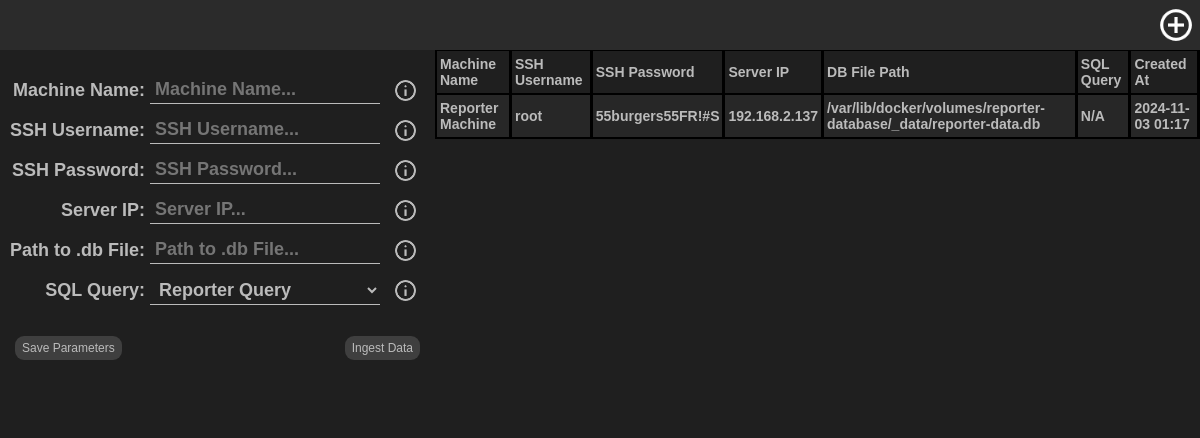
Page /1/userhome/ingest/ (signed in) on the committed database.
### website/models.py (models this page shows)
class RemoteMachine(db.Model):
    __tablename__ = 'remote_machine'
    id = db.Column(db.Integer, primary_key=True)
    author_id = db.Column(db.Integer, db.ForeignKey('user.id'))
    machine_name = db.Column(db.String(255), default='New Machine')
    machine_username = db.Column(db.String(255))
    machine_password = db.Column(db.String(1000))
    machine_ip = db.Column(db.String(255))
    machine_file_path = db.Column(db.String(255))
    machine_query = db.Column(db.Integer, db.ForeignKey('ingest_query.id'))
    created_at = db.Column(db.DateTime, default=datetime.utcnow)
    updated_at = db.Column(db.DateTime, default=datetime.utcnow, onupdate=datetime.utcnow)

### website/user.py (the view)
@user.route('/<username>/userhome/ingest/')
@login_required
@role_required('user')
def user_ingest(username):
    queries = IngestQuery.query.all()
    remote_machines = RemoteMachine.query.filter_by(author_id=current_user.id).all()
    return render_template('user-ingest.html', username=username, queries=queries, remote_machines=remote_machines)

### website/templates/user-ingest.html (shortened to what this page needs)
{% extends 'user-base2.html' %}
{% block css %}
  <link rel="stylesheet" href="{{ url_for('static', filename='css/user-ingest.css') }}">
{% endblock %}
{% block top_left %}
  <a class="back-icon" href="{{ url_for('user.user_home', username=username) }}"></a>
{% endblock %}
{% block top_right %}
  <a class="new-ingest-query" href="{{ url_for('user.user_ingest_query', username=current_user.username) }}"></a>
{% endblock %}
{% block main %}
<main>
  <form class="main-form" id="mainForm" action="{{ url_for('user.handle_ingest', username=current_user.username) }}" method="POST">
    <div class="label-input-group top-item">
      <label for="machine_name">Machine Name:</label>
      <input type="text" id="machine_name" name="machine_name" placeholder="Machine Name..." required>
      <div class="info-div"></div>
    </div>
    <div class="label-input-group">
      <label for="username">SSH Username:</label>
      <input type="text" id="username" name="username" placeholder="SSH Username..." required>
      <div class="info-div"></div>
    </div>
    <div class="label-input-group">
      <label for="password">SSH Password:</label>
      <input type="password" id="password" name="password" placeholder="SSH Password..." required>
      <div class="info-div"></div>
    </div>
    <div class="label-input-group">
      <label for="ip">Server IP:</label>
      <input type="text" id="ip" name="ip" placeholder="Server IP..." required>
      <div class="info-div"></div>
    </div>
    <div class="label-input-group">
      <label for="db_file_path">Path to .db File:</label>
      <input type="text" id="db_file_path" name="db_file_path" placeholder="Path to .db File..." required>
      <div class="info-div"></div>
    </div>
    <div class="label-input-group">
      <label for="sql_query">SQL Query:</label>
      <select name="sql_query" id="sql_query" required>
        {% for query in queries %}
          <option value="{{ query.sql_query }}">{{ query.name }}</option>
        {% endfor %}
      </select>
      <div class="info-div"></div>
    </div>
    <div class="submission-div">
      <input type="submit" id="saveButton" value="Save Parameters" onclick="setFormAction('save')">
      <input type="submit" id="ingestButton" value="Ingest Data" onclick="setFormAction('ingest')">
    </div>
  </form>
  <div class="table-div">
    <table>
      <thead>
        <tr>
          <th>
            <h4>Machine Name</h4>
          </th>
          <th>
            <h4>SSH Username</h4>
          </th>
          <th>
            <h4>SSH Password</h4>
          </th>
          <th>
            <h4>Server IP</h4>
          </th>
          <th>
            <h4>DB File Path</h4>
          </th>
          <th>
            <h4>SQL Query</h4>
          </th>
          <th>
            <h4>Created At</h4>
          </th>
        </tr>
      </thead>
      <tbody>
        {% for machine in remote_machines %}
          <tr onclick="populateForm(this)" oncontextmenu="showContextMenu(event, '{{ machine.id }}')">
            <td>
              <h4>{{ machine.machine_name }}</h4>
            </td>
            <td>
              <h4>{{ machine.machine_username }}</h4>
            </td>
            <td>
              <h4>{{ machine.machine_password }}</h4>
            </td>
            <td>
              <h4>{{ machine.machine_ip }}</h4>
            </td>
            <td>
              <h4>{{ machine.machine_file_path }}</h4>
            </td>
            <td>
              <h4>{{ machine.ingest_query.name if machine.ingest_query else 'N/A' }}</h4>
            </td>
            <td>
              <h4>{{ machine.created_at.strftime('%Y-%m-%d %H:%M') }}</h4>
            </td>
          </tr>
        {% else %}
          <tr>
            <td colspan="7">
              <h5>You have no saved machines.</h5>
            </td>
          </tr>
        {% endfor %}
      </tbody>
    </table>
  </div>
</main>
{% endblock %}

### website/templates/user-base2.html (shortened to what this page needs)
<!DOCTYPE html>
<html lang="en">
<head>
  {% block css %}{% endblock %}
  <link rel="stylesheet" href="{{ url_for('static', filename='css/user-base2.css') }}">
</head>
<body {% if current_user and current_user.theme %} class="dark-mode" {% endif %}>
  <header>
    {% block top_left %}{% endblock %}
    {% block top_right %}{% endblock %}
  </header>
  {% block main %}{% endblock %}
</body>
</html>

### website/static/css/user-ingest.css (style rules this page uses)
:root { --navbar: #d4d4d4; --bg-color: #ffffff; --resize-handle: #00000049; --navbar-hovers: #a8a8a8; --navbar-text-color: #1f1f1f; --popup-bg-color: #000000c0; --table-odds: #ffffff; --table-evens: #d6d6d6; --table-text: #2b2b2b; --back-icon: url('../images/back-icon-black.png'); --create-ingest-query: url('../images/create-ingest-query-black.png'); --info-icon: url('../images/info-light.png'); --add-dude-btn: #b4b4b4; --black-white: #979797; --bg-error: rgba(255, 0, 0, 0.479); --text-error: rgb(102, 0, 0); --bg-warning: rgba(255, 160, 0, 0.479); --text-warning: rgb(160, 109, 0); --bg-success: rgba(102, 255, 0, 0.479); --text-success: rgb(59, 160, 0); }
body.dark-mode { --navbar: #2b2b2b; --bg-color: #1f1f1f; --resize-handle: #ffffff49; --navbar-hovers: #555555; --navbar-text-color: #ffffff; --popup-bg-color: #b8b8b89c; --table-odds: #272727; --table-evens: #3f3f3f; --table-text: #bbbbbb; --back-icon: url('../images/back-icon-white.png'); --create-ingest-query: url('../images/create-ingest-query-white.png'); --info-icon: url('../images/info-dark.png'); --add-dude-btn: #383838; --black-white: #000000; --bg-error: rgba(252, 95, 95, 0.589); --text-error: rgb(255, 171, 171); --bg-warning: rgba(252, 189, 95, 0.589); --text-warning: rgb(255, 228, 171); --bg-success: rgba(139, 252, 95, 0.589); --text-success: rgb(209, 255, 171); }
header .back-icon { background-image: var(--back-icon); background-repeat: no-repeat; background-position: center center; background-size: 48px; height: 40px; width: 40px; border-radius: 10px; }
.new-ingest-query { background-image: var(--create-ingest-query); background-repeat: no-repeat; background-position: center center; background-size: 38px; height: 40px; width: 40px; border-radius: 10px; margin: 0 9px 0 0; text-decoration: none; }
main { background-color: var(--bg-color); height: 100%; margin: 50px 0 0 0; display: flex; }
.main-form { display: flex; flex-direction: column; width: 30%; align-items: end; min-width: 435px; }
.label-input-group { display: flex; align-items: center; }
.top-item { margin: 20px 0 0 0; }
.label-input-group label { font-family: sans-serif; font-size: 18px; font-weight: 800; color: var(--table-text); }
.label-input-group input[type='text'], .label-input-group input[type='password'], .label-input-group select { font-family: sans-serif; font-weight: 600; font-size: 18px; background-color: transparent; outline: none; border-top: none; border-right: none; border-bottom: 1px solid var(--table-text); border-left: none; color: var(--table-text); }
.label-input-group input[type='text'], .label-input-group input[type='password'] { width: 220px; padding: 3px 5px; margin: 6px 10px 6px 5px; }
.label-input-group select { width: 230px; padding: 3px 5px; margin: 6px 10px 6px 5px; }
.submission-div { display: flex; justify-content: space-between; margin: 25px 0 50px 0; width: 100%; }
.submission-div input[type='submit'] { background-color: var(--table-evens); font-family: sans-serif; font-size: 12px; font-weight: 500; color: var(--table-text); padding: 5px 7px; border-radius: 9px; border: none; cursor: pointer; }
#saveButton { margin: 0 0 0 15px; }
#ingestButton { margin: 0 15px 0 0; }
.label-input-group div { background-image: var(--info-icon); background-repeat: no-repeat; background-position: center center; background-size: 25px 25px; height: 30px; width: 30px; cursor: pointer; margin: 0 15px 0 0; }
.table-div { width: 70%; }
table { border-collapse: collapse; width: 100%; }
thead th { position: sticky; z-index: 5; background-color: var(--bg-color); }
th, td { padding: 2px 3px; border-left: 2px solid #000000; border-right: 3px solid #000000; border-top: 1px solid #000000; border-bottom: 2px solid #000000; text-align: left; white-space: nowrap; overflow: hidden; width: auto; text-wrap: wrap; }
tbody tr { cursor: pointer; }
th h4, td h4 { margin: 3px 0; font-family: sans-serif; color: var(--table-text); font-size: 14px; }
th h4 { cursor: pointer; }
tbody tr:nth-child(odd) { background-color: var(--table-odds); }

### rows in the picture
RemoteMachine: machine_name "Reporter Machine", machine_username "root", machine_password "55burgers55FR!#S", machine_ip "192.168.2.137", machine_file_path "/var/lib/docker/volumes/reporter-database/_data/reporter-data.db", ingest_query "N/A", created_at "2024-11-03 01:17"

### other values in the picture
form field sql_query "Reporter Query"
